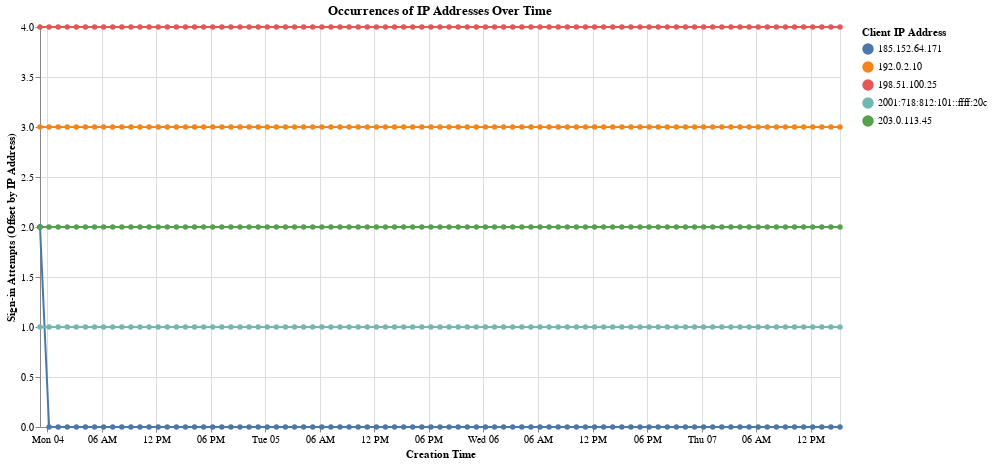

Write notebook code for a chart like this one.
### Code cell
from IPython.display import clear_output

import panel as pn
import ipywidgets as widgets
import pandas as pd
import altair as alt
import pathlib
import datetime
from vega_datasets import data
import os
import pycountry

LOCATION = "Country"
TIMESTAMP = "Creation Time"
COUNT = "COUNT"
IP_ADDR = "Client IP Address"

LOG_MAP = "Log in map"
LOG_CHART = "Log in chart"
SINGIN_ATTEMPTS = "Sign in attempts"

    
    
prefix_file_path = os.path.join("Task 2", "536535_data", "536535_data")
events_file_path = os.path.join(prefix_file_path, "m365_user_sessions", "events.csv")
sign_ins_file_path = os.path.join(prefix_file_path, "ms365_user_analysis", "sign_ins.csv")
dir_path = pathlib.Path().resolve()

sign_in_data: pd.DataFrame = pd.DataFrame(pd.read_csv(dir_path / sign_ins_file_path))

pn.extension('vega')

style = {'description_width': 'initial'}

top_n_widget = widgets.Dropdown(
    options=['10', '20', '30', '40', '50'],
    value='10',
    description='Top N stats',
    disabled=False,
    style = style,
)

data_type_widget = widgets.ToggleButtons(
    options=[LOG_MAP, LOG_CHART, 
             SINGIN_ATTEMPTS],
    description='Data type:',
    disabled=False,
    button_style='info', # 'success', 'info', 'warning', 'danger' or ''
    style = {'button_width':'200px'}, layout={'width': '520px'},
)

apply_changes_widget = widgets.Button(
    description='Apply changes',
    tooltip='Apply changes',
    disabled=False,
    button_style='success', # 'success', 'info', 'warning', 'danger' or ''
    style = style,
)
period_widget = widgets.IntRangeSlider(
    min=0,
    max=168,
    value=[0, 168],
    step=1,
    description="Time range in hours (max 1 week from the first event)",
    disabled=False,
    style = style,
    layout={'width': '520px'}
)

ui_widgets = [top_n_widget, data_type_widget, 
              period_widget, apply_changes_widget,
              ]

def get_first_time_flow_string():
    return sign_in_data[TIMESTAMP].min()

def get_last_time_flow_string():
    return sign_in_data[TIMESTAMP].max()

def get_first_time_flow():
    return datetime.datetime.fromisoformat(get_first_time_flow_string())

def get_last_time_flow():
    return datetime.datetime.fromisoformat(get_last_time_flow_string())

def to_datetime(x):
    return datetime.datetime.fromisoformat(x)

def display_widgets():
    for ui_widget in ui_widgets:
        display(ui_widget)

def process_world_map_location(current_data: pd.DataFrame):
    if current_data.empty:
        return current_data

    world_map_data = pd.DataFrame(current_data)

    world_map_data['country_iso_numeric'] = world_map_data[LOCATION].apply(lambda x : pycountry.countries.get(alpha_2 = x).numeric)
    world_map_data = world_map_data.assign(country_count=world_map_data[LOCATION] + " - " + world_map_data[COUNT].astype(str))
    return world_map_data
    
def process_location(current_data: pd.DataFrame):
    if current_data.empty:
        return current_data
    return current_data.groupby(LOCATION)[LOCATION].size().reset_index(name=COUNT)

def process_by_top_n(current_data, top_n):
    if current_data.empty:
        return current_data
    return current_data.nlargest(top_n, columns=COUNT)

def process_data_geo(current_data, top_n, time_period, projection_type):
    if current_data.empty:
        return current_data

    geo_data = pd.DataFrame(current_data)

    geo_data = process_by_time_range(geo_data, time_period)
    geo_data = process_location(geo_data)

    if projection_type == "map":
        geo_data = process_world_map_location(geo_data)

    geo_data = process_by_top_n(geo_data, top_n)
    return geo_data

def process_by_time_range(current_data, time_period):
    if current_data.empty:
        return current_data
    
    start_offset, end_offset = time_period


    start = get_first_time_flow() + datetime.timedelta(hours=start_offset)
    end = get_first_time_flow() + datetime.timedelta(hours=end_offset)

    return current_data[(current_data[TIMESTAMP].apply(to_datetime) >= start) &
                      ((current_data[TIMESTAMP].apply(to_datetime)) <= end)]


def process_to_time_plot(current_data):
    time_plot_data = pd.DataFrame(current_data)

    print(time_plot_data)
    return time_plot_data.groupby([TIMESTAMP, IP_ADDR]).size().reset_index(name=COUNT)
    
def process_data_sign(current_data, top_n, time_period):
    if current_data.empty:
        return current_data
    
    time_plot_data = pd.DataFrame(current_data)

    time_plot_data = process_by_time_range(time_plot_data, time_period)
    time_plot_data[TIMESTAMP] = pd.to_datetime(time_plot_data[TIMESTAMP])

    time_range = pd.date_range(start=time_plot_data[TIMESTAMP].min(),
                            end=time_plot_data[TIMESTAMP].max(),
                            freq='1H'  # 1-minute intervals
                            )
    ip_addresses = time_plot_data[IP_ADDR].unique()
    multi_index = pd.MultiIndex.from_product(
        [time_range, ip_addresses],
        names=[TIMESTAMP, IP_ADDR]
    )
    filled_df = pd.DataFrame(index=multi_index).reset_index()
    filled_df = filled_df.merge(
        time_plot_data,
        on=[TIMESTAMP, IP_ADDR],
        how="left"
    )
    filled_df['count'] = filled_df.groupby([IP_ADDR, 'Application Display Name'])[TIMESTAMP].transform('count').fillna(0)
    filled_df.fillna({'Application Display Name': 'No Activity'}, inplace=True)
    ip_address_offset = {ip: i for i, ip in enumerate(ip_addresses)}
    filled_df['offset_count'] = filled_df['count'] + filled_df['Client IP Address'].map(ip_address_offset)
    #time_plot_data = process_to_time_plot(time_plot_data)
    #time_plot_data = process_by_top_n(time_plot_data, top_n)

    print(filled_df)
    return filled_df
    

def make_world_map(world_map_data):
    source = alt.topo_feature(data.world_110m.url, "countries")

    background = alt.Chart(source).mark_geoshape(fill="white")
    foreground = (
        alt.Chart(source)
        .mark_geoshape(stroke="black", strokeWidth=0.15)
        .transform_lookup(
            lookup="id",
            from_=alt.LookupData(world_map_data, "country_iso_numeric", [COUNT, LOCATION]),
        )
        .transform_calculate(
            legend_label="datum.Country + ' - ' + datum.COUNT"
        )
        .encode(
            color=alt.Color(
                field=COUNT,
                scale=alt.Scale(scheme="lightgreyred"),
                legend=alt.Legend(
                    title="Country - Log in Attempts",
                    labelExpr="datum.label", 
            ),
            ),
            tooltip=[
                alt.Tooltip(f"{LOCATION}:N", title="Country"),
                alt.Tooltip(f"{COUNT}:Q", title="Log in attempts"),
            ],            
            
        )
    )

    final_map = (
        (background + foreground)
        .configure_view(strokeWidth=0)
        .properties(width=800, height=500)
        .project("naturalEarth1")
    )
    
    return alt.JupyterChart(final_map)
    
def make_location_graph(graph_data, top_n):
    tooltips = [COUNT]

    point = alt.selection_point(name="select", on="click", fields=["Category"])

    graph = alt.Chart(graph_data).mark_bar().encode(
        x=graph_data.columns[1],
        y=alt.Y(graph_data.columns[0], sort='-x'),
        tooltip=tooltips,
        color=alt.Color(graph_data.columns[1],
                   scale=alt.Scale(range=['lightgreen', 'green']))
    ).properties(
        width=600,
        height=1000 if top_n >= 30 else 600,
        autosize=alt.AutoSizeParams(
            type='fit',
            contains='padding'
        ),
    ).add_params(point)
    
    return alt.JupyterChart(graph)

def make_time_plot(processed_data, top_n):
    # time_plot = alt.Chart(processed_data).mark_line(point=True).encode(
    #     x=alt.X("Creation Time:O").timeUnit("yearmonthdatehoursminutes").title("date"),
    #     y='Client IP Address:Q',
    #     color='Client IP Address:N',
    # ).transform_window(
    #     rank="rank()",
    #     groupby=["Creation Time"]
    # )
    time_plot = alt.Chart(processed_data).mark_line(point=True).encode(
        x=f'{TIMESTAMP}:T',
        y=alt.Y('offset_count:Q', title="Sign-in Attempts (Offset by IP Address)"),
        color=f'{IP_ADDR}:N',
        tooltip=[
            'Creation Time:T',
            'Client IP Address:N',
            'Application Display Name:N',
            'count:Q'
        ]

    ).properties(
        width=800,
        height=400,
        title="Occurrences of IP Addresses Over Time"
    )   
    return time_plot

def on_change(v):
    clear_output(wait=True)
    top_n = int(top_n_widget.value)
    display_widgets()

    if data_type_widget.value in [LOG_MAP, LOG_CHART]:
        processed_data = process_data_geo(sign_in_data, top_n, period_widget.value, "map")
    if data_type_widget.value == SINGIN_ATTEMPTS:
        processed_data = process_data_sign(sign_in_data, top_n, period_widget.value)
    
    if processed_data.empty:
        print("Log: The data set is empty")
        return

    if (data_type_widget.value ==  LOG_MAP):
        print(processed_data)
        plot: alt.JupyterChart = make_world_map(processed_data)
    elif data_type_widget.value == LOG_CHART:
        plot: alt.JupyterChart = make_location_graph(processed_data, top_n)
    elif data_type_widget.value == SINGIN_ATTEMPTS:
        plot: alt.JupyterChart = make_time_plot(processed_data, top_n)
    
    display(plot)


display_widgets()
apply_changes_widget.on_click(on_change)

### Figure 1 — Vega-Lite specification as saved in the notebook (floating-point values rounded to 4 significant figures; data arrays with more than 128 entries replaced by an {"elided": "..."} marker saying what was removed)
{"config": {"view": {"continuousWidth": 300, "continuousHeight": 300}}, "data": {"name": "data-b565ae9ca650b4ccaa20ad2023bf4a9d"}, "mark": {"type": "line", "point": true}, "encoding": {"color": {"field": "Client IP Address", "type": "nominal"}, "tooltip": [{"field": "Creation Time", "type": "temporal"}, {"field": "Client IP Address", "type": "nominal"}, {"field": "Application Display Name", "type": "nominal"}, {"field": "count", "type": "quantitative"}], "x": {"field": "Creation Time", "type": "temporal"}, "y": {"field": "offset_count", "title": "Sign-in Attempts (Offset by IP Address)", "type": "quantitative"}}, "height": 400, "title": "Occurrences of IP Addresses Over Time", "width": 800, "$schema": "https://vega.github.io/schema/vega-lite/v5.20.1.json", "datasets": {"data-b565ae9ca650b4ccaa20ad2023bf4a9d": {"elided": "446 records"}}}
